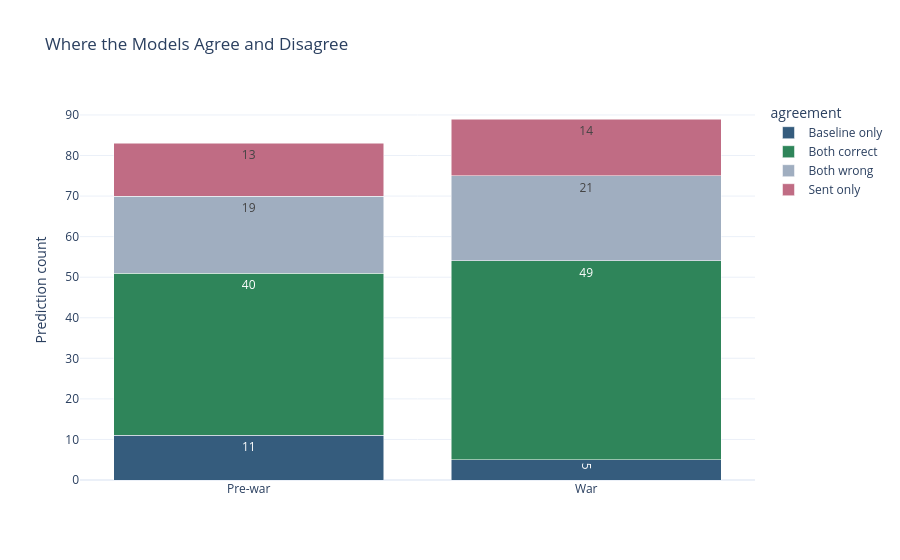

Notebook code cell kept with this figure:
### Code cell
agreement_counts = (
    behavior.groupby(['period', 'agreement'])
    .size()
    .reset_index(name='count')
)

fig = px.bar(
    agreement_counts,
    x='period',
    y='count',
    color='agreement',
    barmode='stack',
    text='count',
    title='Where the Models Agree and Disagree',
    color_discrete_map={
        'Both correct': '#2f855a',
        'Baseline only': '#355C7D',
        'Sent only': '#C06C84',
        'Both wrong': '#a0aec0',
    },
)
fig.update_traces(textposition='inside')
fig.update_layout(xaxis_title='', yaxis_title='Prediction count')
fig.show()

### Figure 1 — Plotly figure (JSON) as saved in the notebook; plotly's stock layout.template omitted (floating-point values rounded to 4 significant figures)
{"data": [{"hovertemplate": "agreement=Baseline only<br>period=%{x}<br>count=%{text}<extra></extra>", "legendgroup": "Baseline only", "marker": {"color": "#355C7D", "pattern": {"shape": ""}}, "name": "Baseline only", "orientation": "v", "showlegend": true, "text": [11.0, 5.0], "textposition": "inside", "type": "bar", "x": ["Pre-war", "War"], "xaxis": "x", "y": [11, 5], "yaxis": "y"}, {"hovertemplate": "agreement=Both correct<br>period=%{x}<br>count=%{text}<extra></extra>", "legendgroup": "Both correct", "marker": {"color": "#2f855a", "pattern": {"shape": ""}}, "name": "Both correct", "orientation": "v", "showlegend": true, "text": [40.0, 49.0], "textposition": "inside", "type": "bar", "x": ["Pre-war", "War"], "xaxis": "x", "y": [40, 49], "yaxis": "y"}, {"hovertemplate": "agreement=Both wrong<br>period=%{x}<br>count=%{text}<extra></extra>", "legendgroup": "Both wrong", "marker": {"color": "#a0aec0", "pattern": {"shape": ""}}, "name": "Both wrong", "orientation": "v", "showlegend": true, "text": [19.0, 21.0], "textposition": "inside", "type": "bar", "x": ["Pre-war", "War"], "xaxis": "x", "y": [19, 21], "yaxis": "y"}, {"hovertemplate": "agreement=Sent only<br>period=%{x}<br>count=%{text}<extra></extra>", "legendgroup": "Sent only", "marker": {"color": "#C06C84", "pattern": {"shape": ""}}, "name": "Sent only", "orientation": "v", "showlegend": true, "text": [13.0, 14.0], "textposition": "inside", "type": "bar", "x": ["Pre-war", "War"], "xaxis": "x", "y": [13, 14], "yaxis": "y"}], "layout": {"barmode": "stack", "legend": {"title": {"text": "agreement"}, "tracegroupgap": 0}, "title": {"text": "Where the Models Agree and Disagree"}, "xaxis": {"anchor": "y", "domain": [0, 1], "title": {"text": ""}}, "yaxis": {"anchor": "x", "domain": [0, 1], "title": {"text": "Prediction count"}}}}
